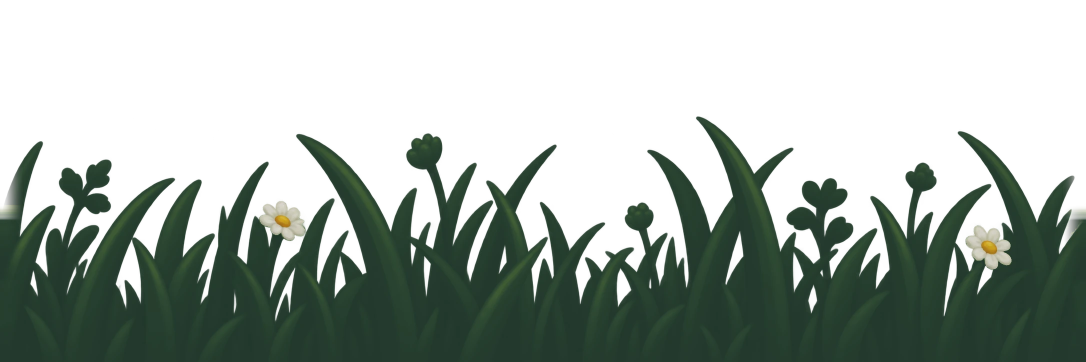
#> input picture assets/background/foreground_grass.webp, 2172 x 724 px, given in place of asset6.png, which was not available (shown at 1/2 size); the run also reads 1 picture not shown here
$ python build_assets.py
#> lines starting #> are read from the running program, lines starting #| are printed output that depends on the picture; after the words box and inside, x2 and y2 are one past the last pixel; in counts of white or black regions, pixels touching at a corner belong together; pictures that were not available may be replaced by others from this repository, and a replacement may not be noted
#!/usr/bin/env python3
"""Build engine-ready sprites from the raw generated art.

Sources
  asset1..7.png   round 1: sky, hills x2, terrain x2, jeep body, jeep wheel
  Charcter.png    44-sprite atlas: pickups, UI, fx, props (+ lower-res driver/coins)
  char2.png       higher-res driver_body / driver_head / coin_sheet, delivered as a
                  labelled mockup -> text chips and the white card are discarded
  tree.png        near tree line
  treeee2.png     foreground grass

Fixes applied to every output
  1. alpha clamp : a >= 250 -> 255 (no source ever emitted true opaque)
  2. alpha bleed : RGB of transparent pixels filled from the nearest opaque pixel, so
                   bilinear filtering / mipmaps cannot drag stray colour into edges
                   (Charcter.png hides pure red at alpha 1; char2.png hides white)

Run: python3 tools/build_assets.py
"""
import numpy as np
from PIL import Image
from scipy import ndimage
import os, json, shutil

OUT = "assets"
manifest = {}


# ---------------------------------------------------------------- helpers
def fix(rgba):
    """Clamp near-opaque alpha to 255 and bleed RGB outward into transparency."""
    out = rgba.copy()
    a = out[:, :, 3].astype(int)
    a[a >= 250] = 255
    out[:, :, 3] = a.astype(np.uint8)
    solid = a > 8
    if solid.any() and (~solid).any():
        _, (iy, ix) = ndimage.distance_transform_edt(~solid, return_indices=True)
        for c in range(3):
            ch = out[:, :, c]
            ch[~solid] = ch[iy[~solid], ix[~solid]]
            out[:, :, c] = ch
    return out


def components(arr, thresh=60, close=7, min_area=1500):
    """Label blobs; return [(x, y, w, h, area, mean_rgb, dark_frac, mask)]."""
    a = arr[:, :, 3]
    lab, n = ndimage.label(ndimage.binary_closing(a > thresh, np.ones((close, close))))
    res = []
    for i, sl in enumerate(ndimage.find_objects(lab)):
        ys, xs = sl
        m = lab[sl] == i + 1
        if m.sum() < min_area:
            continue
        sub = arr[sl][:, :, :3]
        res.append(dict(x=xs.start, y=ys.start, w=xs.stop - xs.start,
                        h=ys.stop - ys.start, area=int(m.sum()),
                        mean=sub[m].mean(0), dark=float((sub[m].max(1) < 110).mean()),
                        mask=m, sl=sl))
    return res


def cut(arr, comp):
    """Extract one component: keep only its own blob, tight-crop, apply fixes."""
    sub = arr[comp["sl"]].copy()
    sub[:, :, 3] = np.where(comp["mask"], sub[:, :, 3], 0)
    ys, xs = np.nonzero(sub[:, :, 3] > 8)
    sub = sub[ys.min():ys.max() + 1, xs.min():xs.max() + 1]
    return fix(sub.astype(np.uint8))


def place(sprite, size, anchor="center", pivot=None):
    W = H = size
    canvas = np.zeros((H, W, 4), np.uint8)
    h, w = sprite.shape[:2]
    if pivot is not None:
        ox, oy = W // 2 - int(pivot[0]), H // 2 - int(pivot[1])
    elif anchor == "bottom":
        ox, oy = (W - w) // 2, H - h
    else:
        ox, oy = (W - w) // 2, (H - h) // 2
    sx0, sy0 = max(0, -ox), max(0, -oy)
    dx0, dy0 = max(0, ox), max(0, oy)
    cw, ch = min(w - sx0, W - dx0), min(h - sy0, H - dy0)
    canvas[dy0:dy0 + ch, dx0:dx0 + cw] = sprite[sy0:sy0 + ch, sx0:sx0 + cw]
    return canvas


def save(arr, path):
    p = os.path.join(OUT, path)
    os.makedirs(os.path.dirname(p), exist_ok=True)
    Image.fromarray(arr.astype(np.uint8)).save(p)
    print(f"  {path:38s} {arr.shape[1]}x{arr.shape[0]}")


def load(name):
    return np.array(Image.open(os.path.join(OUT, name)).convert("RGBA")).astype(np.uint8)


# ================================================================ round 1
print("round 1 (straight copies)")
for src, dst in [("asset1.png", "background/sky.png"),
                 ("asset2.png", "background/hills_far.png"),
                 ("asset3.png", "background/hills_mid.png"),
                 ("asset4.png", "terrain/grass_top.png"),
                 ("asset5.png", "terrain/dirt_body.png")]:
    os.makedirs(os.path.dirname(os.path.join(OUT, dst)), exist_ok=True)
    shutil.copy(os.path.join(OUT, src), os.path.join(OUT, dst))
    print(f"  {dst}")
# jeep parts get the alpha fixes
for src, dst in [("asset6.png", "vehicle/jeep_body.png"),
                 ("asset7.png", "vehicle/jeep_wheel.png")]:
    save(fix(load(src)), dst)
#> in load, returned value is the input picture: shape (724, 2172, 4); mean R, G, B, A 39.4, 62.9, 47.5, 102.9
#> in fix, `a = out[:, :, 3].astype(int)`:
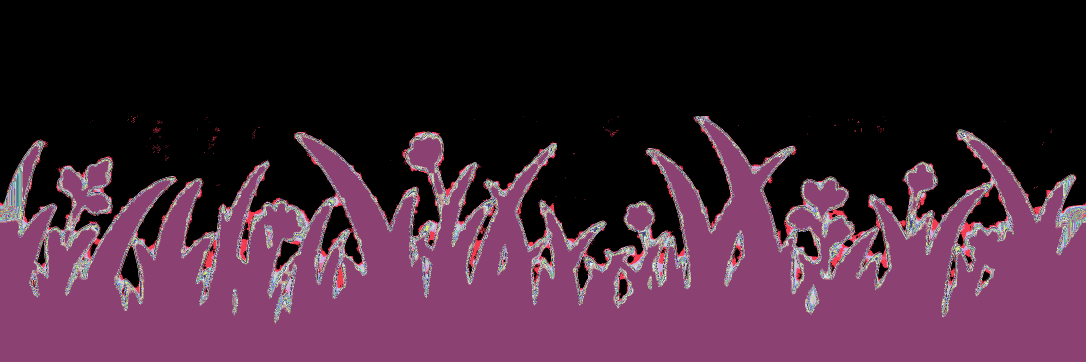
#> a: shape (724, 2172) int64 (shown at 1/2 size); 251 distinct labels, from 0 to 255; one colour per label, 0 black
#> in fix, `solid = a > 8`:
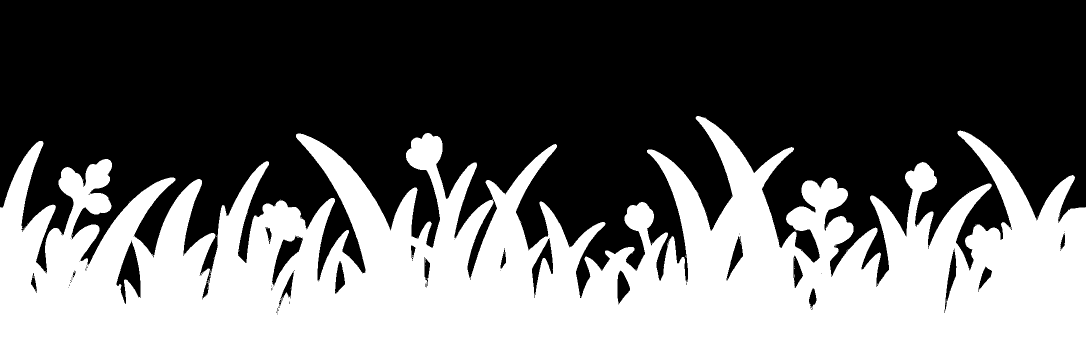
#> solid: shape (724, 2172) bool (shown at 1/2 size); 41.6% white; 60 white regions (59 under 20 px), largest, box (x1, y1, x2, y2) and area: (0, 232, 2172, 724) 654745
#> in fix, `_, (iy, ix) = ndimage.distance_transform_edt(~solid, return_indices=Tr..`:
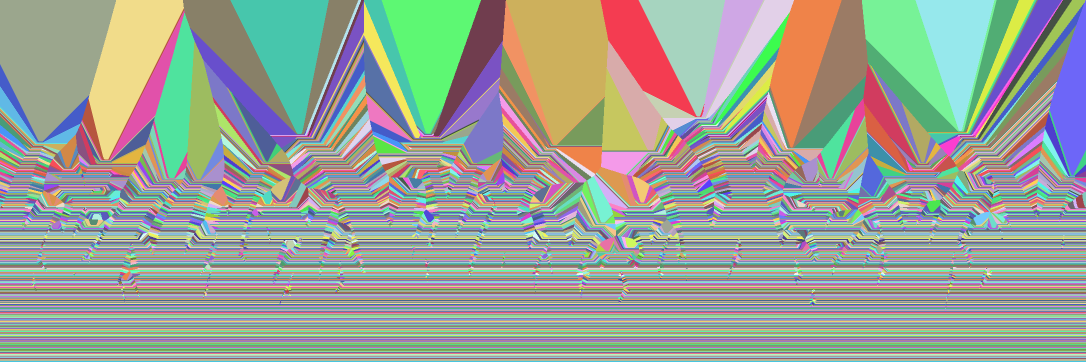
#> iy: shape (724, 2172) int32 (shown at 1/2 size); 492 distinct labels, from 232 to 723; one colour per label, 0 black
#> the loop in fix, `for c in range(3):` made 3 passes
#> pass 1, in fix, `ch = out[:, :, c]`:
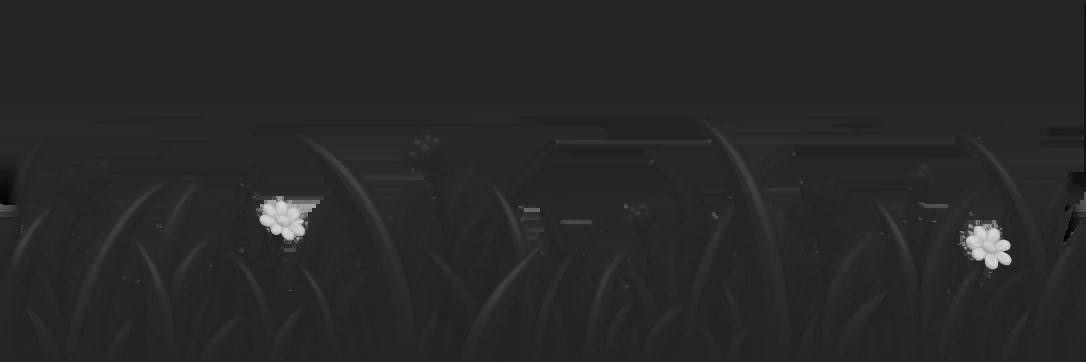
#> ch: shape (724, 2172) (shown at 1/2 size); min 0, max 222, mean 39.4
#|   vehicle/jeep_body.png                  2172x724
#> pass 2 of the loop `for src, dst in [("asset6.png", "vehicle/jeep_body.png"),`:
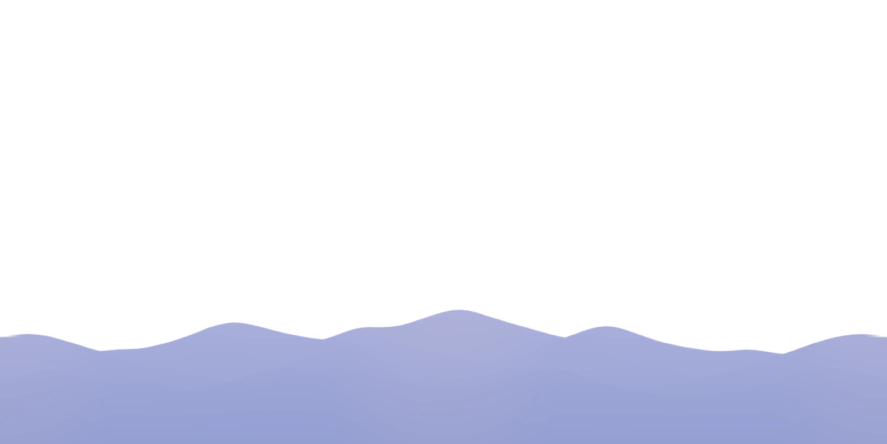
#> input picture assets/background/hills_far.webp, 1774 x 887 px, given in place of asset7.png, which was not available (shown at 1/2 size)
#> in load, returned value is the input picture: shape (887, 1774, 4); mean R, G, B, A 165.5, 170.4, 214.7, 62.3
#> in fix (call 2), `solid = a > 8`:
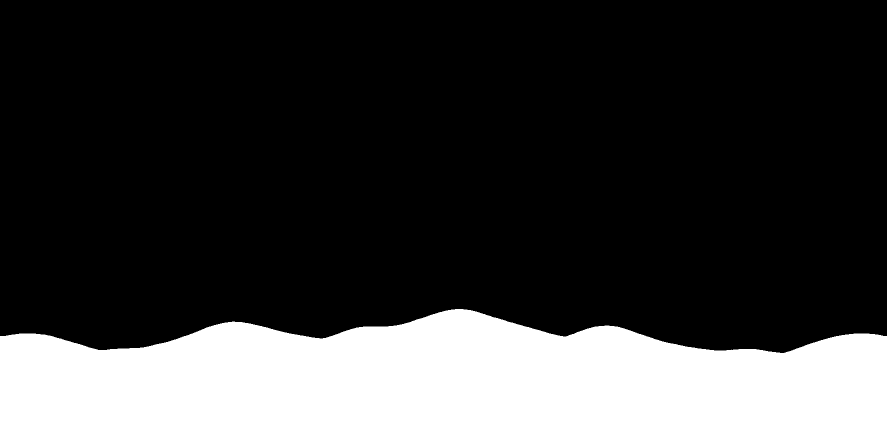
#> solid: shape (887, 1774) bool (shown at 1/2 size); 24.6% white; 1 white region, box (x1, y1, x2, y2) and area: (0, 618, 1774, 887) 387671
#> iy: shape (887, 1774) int32; 269 distinct labels, from 618 to 886
#> ix: shape (887, 1774) int32
#> after the loop in fix (call 2), `for c in range(3):`:
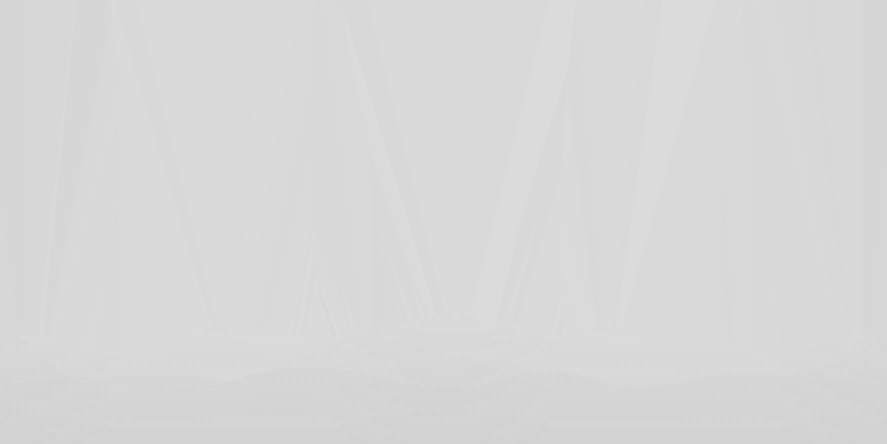
#> ch: shape (887, 1774) (shown at 1/2 size); min 209, max 221, mean 216
#|   vehicle/jeep_wheel.png                 1774x887

# ================================================ char2: driver + coins (hi-res)
print("\nchar2.png -> driver + coins (rejecting label chips and white card)")
c2 = load("char2.png")
comps = components(c2)
#> in components, `lab, n = ndimage.label(ndimage.binary_closing(a > thresh, np.ones((clo..`:
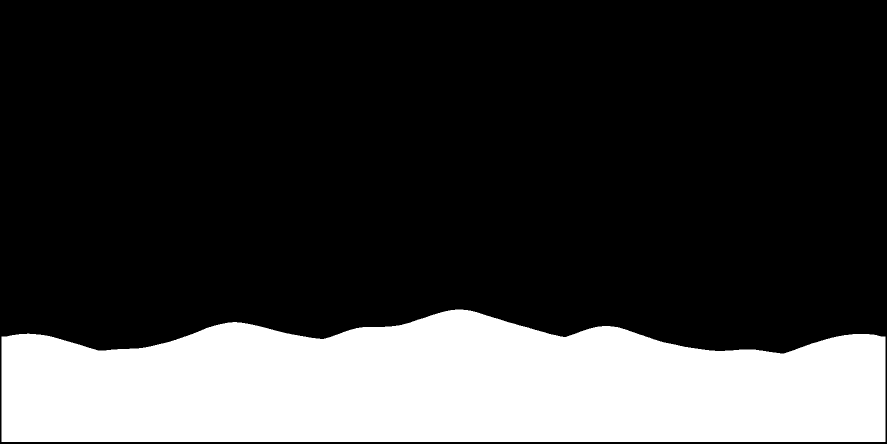
#> lab: shape (887, 1774) int32 (shown at 1/2 size); values 0 (black) and 1 (white), 24.1% white; 1 white region, box (x1, y1, x2, y2) and area: (3, 619, 1771, 884) 379311
#> in components, `lab, n = ndimage.label(ndimage.binary_closing(a > thresh, np.ones((clo..`: n = 1
#> the loop in components, `for i, sl in enumerate(ndimage.find_objects(lab)):` made 1 pass
#> pass 1, in components, `m = lab[sl] == i + 1`:
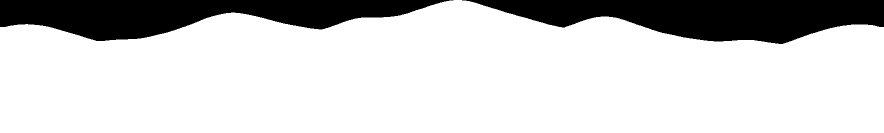
#> m: shape (265, 1768) bool (shown at 1/2 size); 81% white; 2 black regions, box (x1, y1, x2, y2) and area: (924, 0, 1768, 88) 46016, (0, 0, 907, 82) 43193
#> pass 1, in components, `sub = arr[sl][:, :, :3]`:
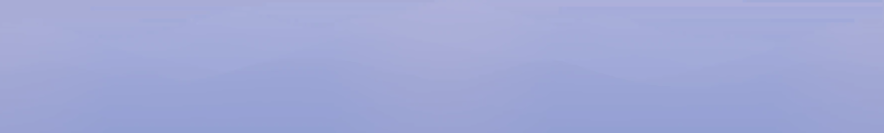
#> sub: shape (265, 1768, 3) (shown at 1/2 size); mean R, G, B 160.1, 167.8, 214.2
#> after the loop in components, `for i, sl in enumerate(ndimage.find_objects(lab)):`: res = 1 item
#> comps = 1 item
sprites, rejected = [], []
for c in comps:
    is_chip = c["dark"] > 0.45 and c["w"] > c["h"] * 1.4
    is_card = c["mean"].min() > 200
    (rejected if (is_chip or is_card) else sprites).append(c)
#> this loop made 1 pass
#> (is_chip, is_card) on pass 1: (False, False)
print(f"  {len(sprites)} sprites kept, {len(rejected)} label chips / cards discarded")

sprites.sort(key=lambda c: (c["y"] // 120, c["x"]))
#> (the run stopped early here; a loop or call above may not have finished)
